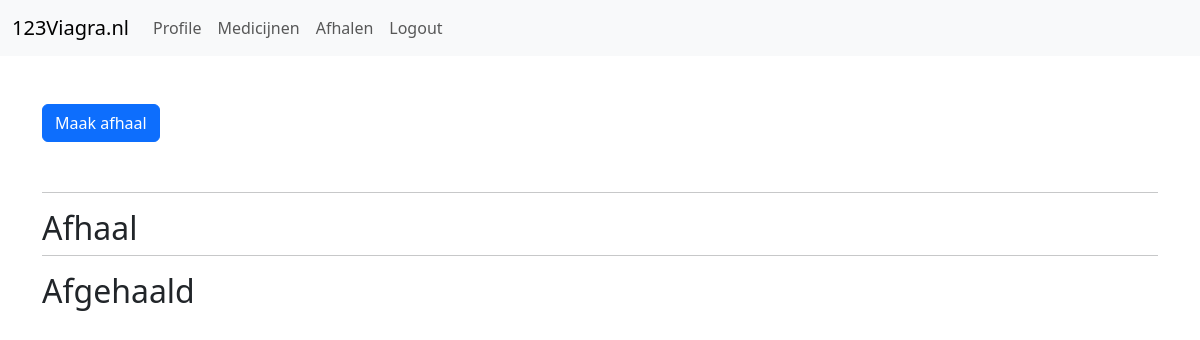
The page /afhaalactie/ (signed in) on the database as committed earlier.
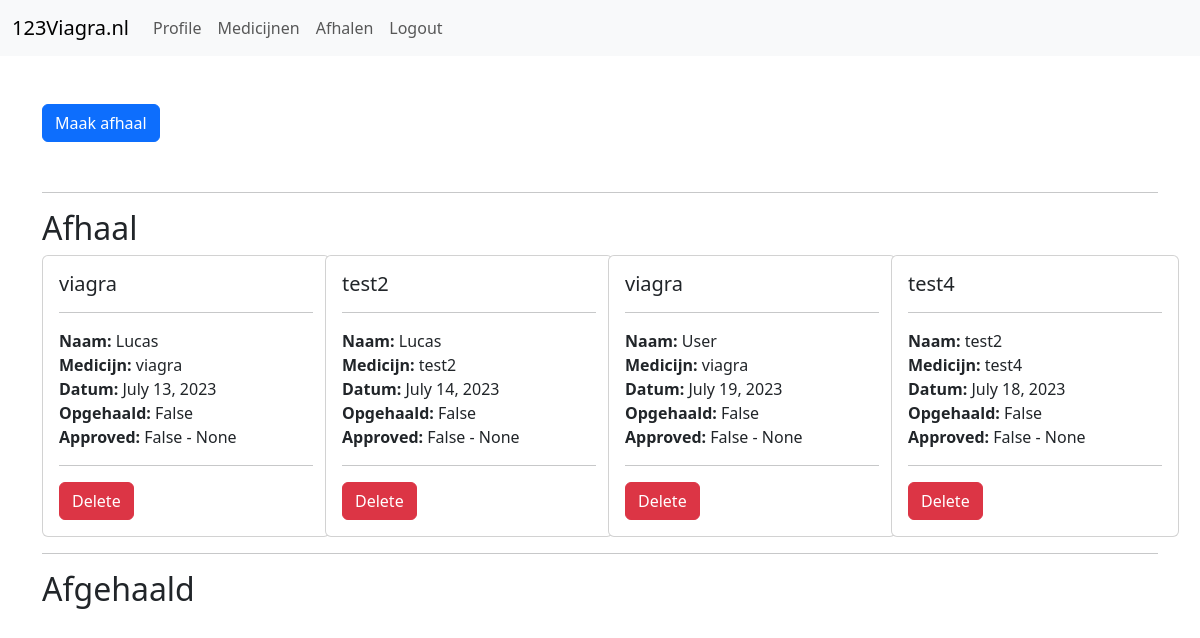
The same page on the database as committed later.
### base/models.py (models this page shows, shortened)
class Collection(models.Model):
    medicine = models.ForeignKey(Medicine, on_delete=models.CASCADE)
    user = models.ForeignKey(User, on_delete=models.CASCADE)
    date = models.DateField(null=True, blank=True)
    collected = models.BooleanField(default=False)
    collectedApproved = models.BooleanField(default=False)
    collectedApprovedBy = models.ForeignKey(User, on_delete=models.CASCADE, null=True,
                                            related_name="CollectedApprovedBy")

class Medicine(models.Model):
    name = models.CharField(max_length=100)
    manufacturer = models.CharField(max_length=100)
    cures = models.TextField()
    sideEffects = models.TextField()
    def __str__(self):
        return self.name

### base/views.py (the view)
# urls.py: path("afhaalactie/", views.afhaalactie, name="afhaalactie"),
@login_required
def afhaalactie(request):
    user = request.user
    if user.is_staff:
        collectionlijst = Collection.objects.filter(collectedApproved=False)
        collectionlijstapproved = Collection.objects.filter(collectedApproved=True)
    else:
        collectionlijst = Collection.objects.filter(user=user)
        collectionlijstapproved = Collection.objects.filter(collectedApproved=True, user=request.user)
    if request.method == "POST":
        form = CollectionForm(request.POST)
        if form.is_valid():
            form.save()
            return redirect("afhaalactie")
    else:
        form = CollectionForm()
    context = {'collections': collectionlijst, 'collectionsapproved': collectionlijstapproved, "form": form}
    return render(request, "base/afhaalactie.html", context)

### base/templates/base/afhaalactie.html (shortened to what this page needs)
{% extends 'base/base.html' %}
{% block content %}
    {% if user.is_staff %}
        <div class="row">
            <div class="col-3">
                <button class="btn btn-primary" type="button" data-bs-toggle="collapse"
                        data-bs-target="#afhaal"
                        aria-expanded="false" aria-controls="collapseExample">
                    <span>Maak afhaal</span>
                </button>
            </div>
            <br><br>
        </div>
    {% endif %}
    <br>
    <hr>
    <h2>Afhaal</h2>
    <div class="row row-cols-xl-4 row-cols-md-3 row-cols-sm-1 g-3">
        {% for collection in collections %}
            <div class="col">
                <div class="card" style="width: 18rem;">
                    <div class="card-body">
                        <h5 class="card-title">{{ collection.medicine }}</h5>
                        <hr>
                        <strong>Naam:</strong> {{ collection.user.username }} <br>
                        <strong>Medicijn:</strong> {{ collection.medicine }} <br>
                        <strong>Datum:</strong> {{ collection.date }} <br>
                        <strong>Opgehaald:</strong> {{ collection.collected }} <br>
                        <strong>Approved:</strong> {{ collection.collectedApproved }}
                        - {{ collection.collectedApprovedBy }}
                        <hr>
                        {% if user.is_staff %}
                            <a href="{% url 'afhaalactiedelete' collection.pk %}" class="btn btn-danger">Delete</a>
                        {% endif %}
                    </div>
                </div>
            </div>
        {% endfor %}
    </div>
    {% if collectionsapproved is not None %}
        <hr>
        <h2>Afgehaald</h2>
    {% endif %}
{% endblock %}

### base/templates/base/base.html (shortened to what this page needs)
{% load static %}
<!DOCTYPE html>
<html lang="en">
<head>
    <link rel="stylesheet" href="{% static 'base/css/style.css' %}">
    <link href="https://cdn.jsdelivr.net/npm/bootstrap@5.3.0/dist/css/bootstrap.min.css" rel="stylesheet"
>
</head>
<body>
{% include "base/menu.html" %}
<div class="content">
    <div class="container mt-5">
        {% block content %}
        {% endblock %}
    </div>
</div>
</body>
</html>

### base/templates/base/menu.html (shortened to what this page needs)
{% load static %}
{% block content %}
    <nav class="navbar navbar-expand-lg bg-body-tertiary">
        <div class="container-fluid">
            <a class="navbar-brand" href="#">123Viagra.nl</a>
            <div class="collapse navbar-collapse" id="navbarNav">
                <ul class="navbar-nav">
                    {% if user.is_authenticated %}
                        <li class="nav-item">
                            <a class="nav-link" href="{% url 'index' %}">Profile</a>
                        </li>
                        <li class="nav-item">
                            <a class="nav-link" href="{% url 'medicijnen' %}">Medicijnen</a>
                        </li>
                        <li class="nav-item">
                            <a class="nav-link" href="{% url 'afhaalactie' %}">Afhalen</a>
                        </li>
                        <li class="nav-item">
                            <a class="nav-link" href="{% url 'logout' %}">Logout</a>
                        </li>
                    {% endif %}
                </ul>
            </div>
        </div>
    </nav>
{% endblock %}

Rows that differ between the two databases and show on the page:
added Collection: medicine "viagra", user.username "Lucas", date "July 13, 2023", collected "False", collectedApproved "False", collectedApprovedBy "None"
added Collection: medicine "test2", user.username "Lucas", date "July 14, 2023", collected "False", collectedApproved "False", collectedApprovedBy "None"
added Collection: medicine "viagra", user.username "User", date "July 19, 2023", collected "False", collectedApproved "False", collectedApprovedBy "None"
added Collection: medicine "test4", user.username "test2", date "July 18, 2023", collected "False", collectedApproved "False", collectedApprovedBy "None"
